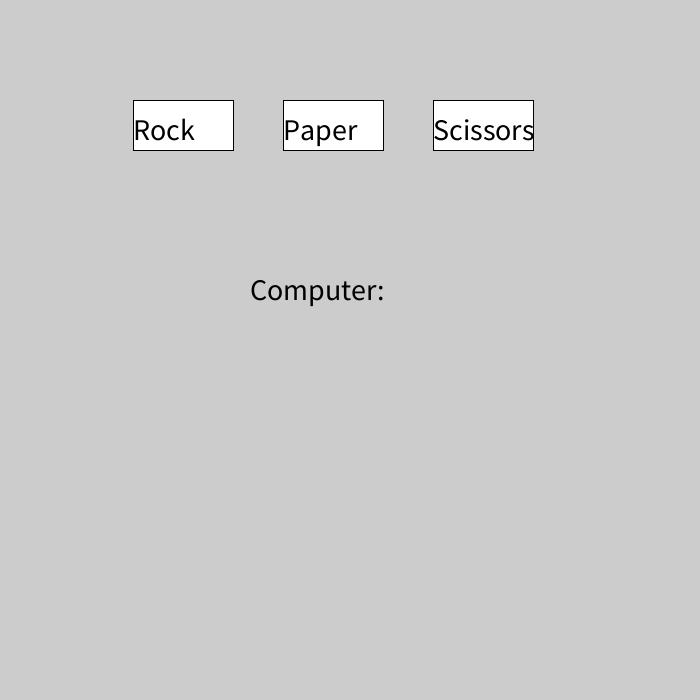
Frame 1 (no input)
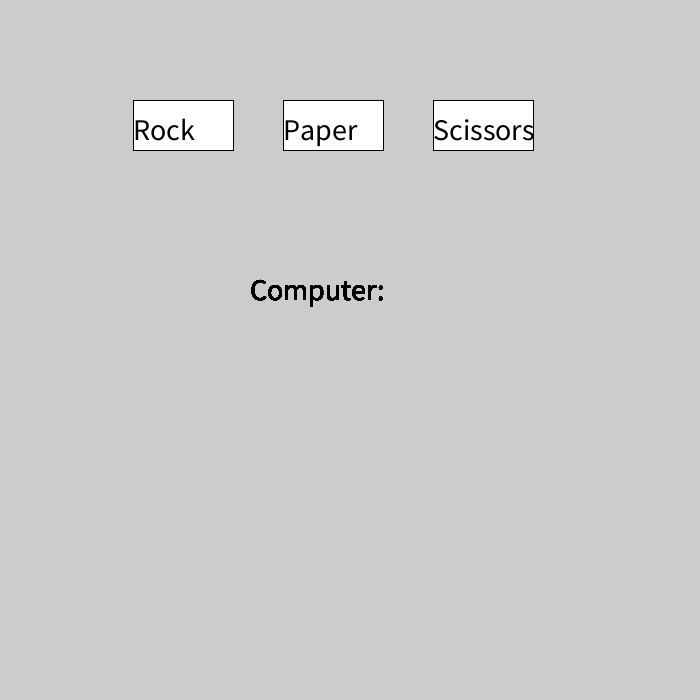
Frame 60 (the mouse pressed at the canvas centre just before this capture)
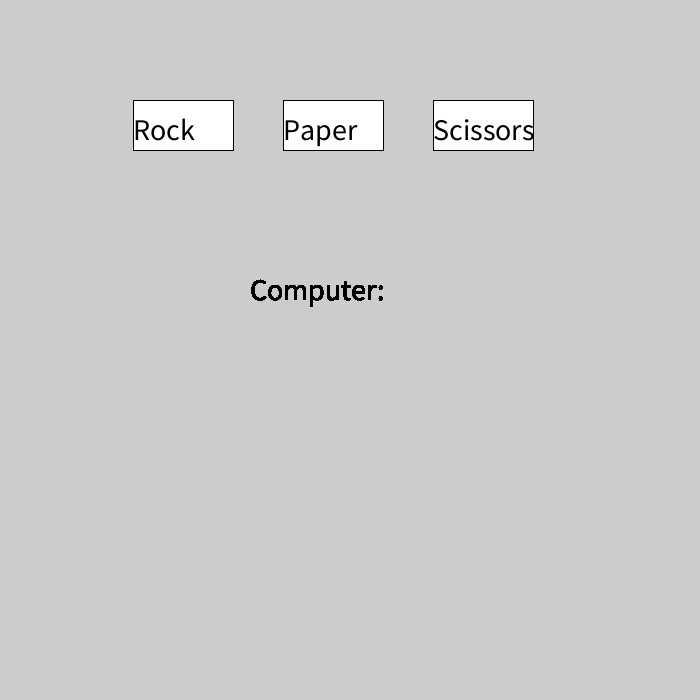
Frame 120 (the mouse held since frame 60 and released just before this capture)

The Processing sketch that drew these frames (run headless with seeded random() and noise(); from frame 60 on, the mouse is pressed at the canvas centre):

// Processing sketch: rock_paper_scissors
// ── rock_paper_scissors.pde
String userChoice = "Not chosen";

void setup() {
  size(700, 700);
  textSize(30);
}

void draw() {
  if (userChoice == "Rock") {
    fill(0, 0, 255);
  } else {
    fill(255);
  }
  rect(width / 3 - 100, 100, 100, 50);
  if (userChoice == "Paper") {
    fill(0, 255, 255);
  } else {
    fill(255);
  }
  rect(width / 3 + 50, 100, 100, 50);
  fill(255);
  rect(width / 3 + 200, 100, 100, 50);
  fill(0);
  text("Rock", width / 3 - 100, 140);
  text("Paper", width / 3 + 50, 140);
  text("Scissors", width / 3 + 200, 140);
  
  // computer 
  text("Computer:", width / 2 - 100, 300);
}

void mousePressed() {
  if (mouseX > width /3 - 100 &&
    mouseX < width / 3 &&
    mouseY > 100 && mouseY < 150) {
    userChoice = "Rock";
  } else if (
    mouseX > width / 3 + 50 &&
    mouseX < width / 3 + 150 &&
    mouseY > 100 && mouseY < 150
    ) {
    userChoice = "Paper";
  } else {
    userChoice = "Not Chosen";
  }
  println(userChoice);
}
